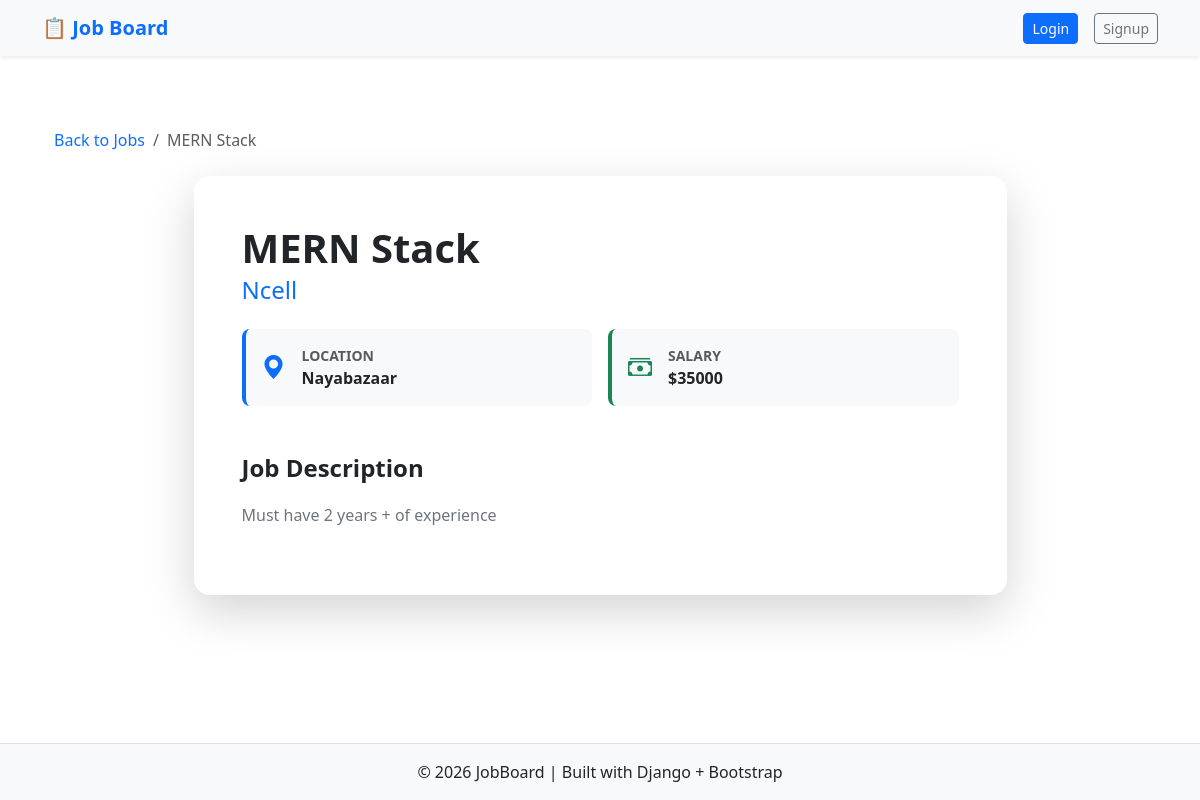
Page /job-detail/10/ on the committed database.
### job/models.py (models this page shows, shortened)
class Job(models.Model):
    title = models.CharField(max_length=200)
    description = models.TextField()
    company = models.CharField(max_length=200)
    location = models.TextField()
    salary = models.PositiveBigIntegerField()
    posted_by = models.ForeignKey(User,on_delete=models.CASCADE,related_name="jobs")
    created_at = models.DateTimeField(auto_now_add=True)

### job/views.py (the view)
# urls.py: path("job-detail/<int:pk>/",views.JobDetailView.as_view(),name="job-detail"),
class JobDetailView(DetailView):
    model = Job
    template_name = "job_detail.html"
    context_object_name = "job"

### templates/job_detail.html (shortened to what this page needs)
{% extends "base.html" %}
{% block content %}
<div class="container py-5">
    <nav aria-label="breadcrumb" class="mb-4">
        <ol class="breadcrumb">
            <li class="breadcrumb-item"><a href="{% url 'job-list' %}" class="text-decoration-none">Back to Jobs</a></li>
            <li class="breadcrumb-item active" aria-current="page">{{ job.title }}</li>
        </ol>
    </nav>
    <div class="row justify-content-center">
        <div class="col-lg-9">
            <div class="card shadow-lg border-0 rounded-4">
                <div class="card-body p-4 p-md-5">
                    <div class="d-flex flex-column flex-md-row justify-content-between align-items-start gap-3 mb-4">
                        <div>
                            <h1 class="fw-bold text-dark display-6 mb-1">{{ job.title }}</h1>
                            <h4 class="text-primary mb-0">{{ job.company }}</h4>
                        </div>
                    </div>
                    <div class="row g-3 mb-5">
                        <div class="col-sm-6">
                            <div class="d-flex align-items-center bg-light p-3 rounded-3 border-start border-primary border-4">
                                <i class="bi bi-geo-alt-fill text-primary fs-4 me-3"></i>
                                <div>
                                    <small class="d-block text-muted text-uppercase fw-bold small">Location</small>
                                    <span class="fw-bold text-dark">{{ job.location }}</span>
                                </div>
                            </div>
                        </div>
                        <div class="col-sm-6">
                            <div class="d-flex align-items-center bg-light p-3 rounded-3 border-start border-success border-4">
                                <i class="bi bi-cash-stack text-success fs-4 me-3"></i>
                                <div>
                                    <small class="d-block text-muted text-uppercase fw-bold small">Salary</small>
                                    <span class="fw-bold text-dark">${{ job.salary }}</span>
                                </div>
                            </div>
                        </div>
                    </div>
                    <div class="content-body">
                        <h4 class="fw-bold mb-3">Job Description</h4>
                        <div class="text-secondary lh-lg fs-6">
                            {{ job.description|linebreaks }}
                        </div>
                    </div>
                </div>
            </div>
        </div>
    </div>
</div>
{% endblock content %}

### templates/base.html (style rules this page uses)
body { min-height: 100vh; display: flex; flex-direction: column; }

### rows in the picture
Job: title "MERN Stack", company "Ncell", location "Nayabazaar", salary "35000", description "Must have 2 years + of experience"
